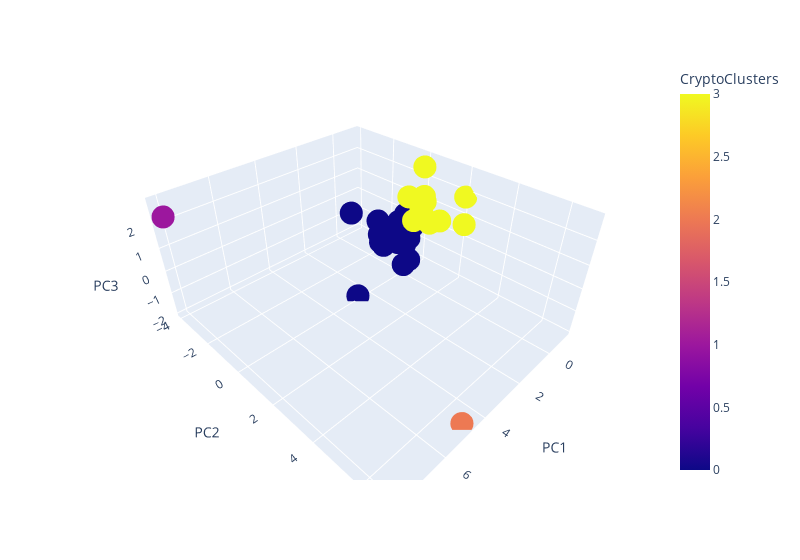

The notebook cell saved with this chart:
### Code cell
# 3D Plot

df_market_pca_3d = df_market_predictions_pca_data.copy()

df_market_pca_3d["coin_id"] = df_market_data.index


fig_pca = px.scatter_3d(
    df_market_pca_3d,
    hover_name="coin_id",
    hover_data=["CryptoClusters"],
    x="PC1",
    y="PC2",
    z="PC3",
    color="CryptoClusters",
    width=800,
)

fig_pca.show()

### Figure 1 — Plotly figure (JSON) as saved in the notebook; plotly's stock layout.template omitted (floating-point values rounded to 4 significant figures)
{"data": [{"customdata": [[3], [3], [0], [0], [3], [3], [3], [3], [3], [0], [0], [0], [0], [3], [0], [3], [0], [0], [3], [0], [0], [3], [0], [0], [0], [0], [0], [0], [3], [0], [0], [0], [1], [3], [0], [0], [2], [0], [0], [0], [0]], "hovertemplate": "<b>%{hovertext}</b><br><br>PC1=%{x}<br>PC2=%{y}<br>PC3=%{z}<br>CryptoClusters=%{marker.color}<extra></extra>", "hovertext": ["bitcoin", "ethereum", "tether", "ripple", "bitcoin-cash", "binancecoin", "chainlink", "cardano", "litecoin", "bitcoin-cash-sv", "crypto-com-chain", "usd-coin", "eos", "monero", "tron", "tezos", "okb", "stellar", "cosmos", "cdai", "neo", "wrapped-bitcoin", "leo-token", "huobi-token", "nem", "binance-usd", "iota", "vechain", "zcash", "theta-token", "dash", "ethereum-classic", "ethlend", "maker", "havven", "omisego", "celsius-degree-token", "ontology", "ftx-token", "true-usd", "digibyte"], "legendgroup": "", "marker": {"color": [3, 3, 0, 0, 3, 3, 3, 3, 3, 0, 0, 0, 0, 3, 0, 3, 0, 0, 3, 0, 0, 3, 0, 0, 0, 0, 0, 0, 3, 0, 0, 0, 1, 3, 0, 0, 2, 0, 0, 0, 0], "coloraxis": "coloraxis", "symbol": "circle"}, "mode": "markers", "name": "", "scene": "scene", "showlegend": false, "type": "scatter3d", "x": [-0.6007, -0.4583, -0.4331, -0.4718, -1.158, -0.5165, -0.4507, -0.3456, -0.6495, -0.759, -0.2482, -0.4384, -0.6934, 0.0605, -0.3934, -0.7962, 0.06407, -0.489, -0.3063, -0.5135, -0.3621, -0.6043, -0.4133, -0.4075, 0.609, -0.4502, -0.7647, -0.5563, -0.4251, 2.677, -0.6139, -0.5799, 8.089, -0.389, 0.8658, 0.1117, 4.792, -0.6324, -0.5931, -0.4581, -0.2979], "y": [0.8428, 0.4585, -0.1681, -0.2227, 2.041, 1.388, 0.5177, 0.7294, 0.4322, -0.2012, -1.376, -0.1753, -0.4738, 2.909, -0.1082, -0.4944, -1.27, -0.7327, 0.7034, -0.1428, -0.9869, 0.8274, -0.6741, -0.2125, 0.5635, -0.151, -0.5179, -1.938, 0.493, -0.01395, -0.4793, -0.3563, -3.897, 0.165, -2.262, 0.4283, 6.768, -2.108, 0.02148, -0.1357, -0.1911], "z": [0.4616, 0.9529, -0.6418, -0.4791, 1.86, 0.8041, 2.846, 1.478, 0.6003, -0.2177, -1.462, -0.6634, -0.5276, 1.499, -0.01276, 1.083, -1.099, -0.06254, 1.714, -0.6566, -0.7288, 0.4393, -1.077, -0.3514, -1.149, -0.6474, 0.205, -1.262, 1.058, -1.965, 0.3396, -0.1149, 2.301, 0.3794, 0.2756, -1.205, -1.987, -0.6522, 0.2099, -0.6353, -0.9096]}], "layout": {"coloraxis": {"colorbar": {"title": {"text": "CryptoClusters"}}, "colorscale": [[0, "#0d0887"], [0.1111, "#46039f"], [0.2222, "#7201a8"], [0.3333, "#9c179e"], [0.4444, "#bd3786"], [0.5556, "#d8576b"], [0.6667, "#ed7953"], [0.7778, "#fb9f3a"], [0.8889, "#fdca26"], [1, "#f0f921"]]}, "legend": {"tracegroupgap": 0}, "margin": {"t": 60}, "scene": {"domain": {"x": [0, 1], "y": [0, 1]}, "xaxis": {"title": {"text": "PC1"}}, "yaxis": {"title": {"text": "PC2"}}, "zaxis": {"title": {"text": "PC3"}}}, "width": 800}}
